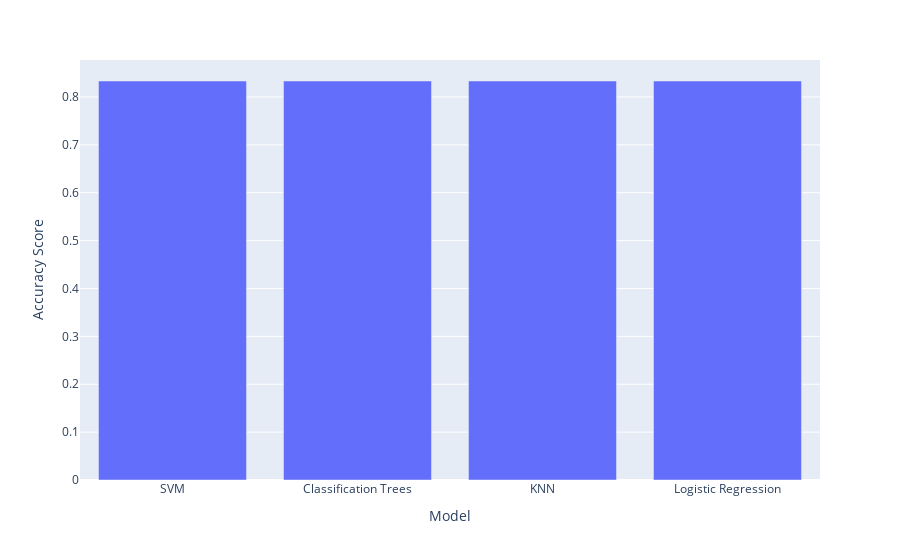

This figure's notebook cell:
### Code cell


### Figure 1 — Plotly figure (JSON) as saved in the notebook; plotly's stock layout.template omitted (floating-point values rounded to 4 significant figures)
{"data": [{"alignmentgroup": "True", "hovertemplate": "Model=%{x}<br>Accuracy Score=%{y}<extra></extra>", "legendgroup": "", "marker": {"color": "#636efa", "pattern": {"shape": ""}}, "name": "", "offsetgroup": "", "orientation": "v", "showlegend": false, "textposition": "auto", "type": "bar", "x": ["SVM", "Classification Trees", "KNN", "Logistic Regression"], "xaxis": "x", "y": [0.8333, 0.8333, 0.8333, 0.8333], "yaxis": "y"}], "layout": {"barmode": "relative", "legend": {"tracegroupgap": 0}, "margin": {"t": 60}, "xaxis": {"anchor": "y", "domain": [0, 1], "title": {"text": "Model"}}, "yaxis": {"anchor": "x", "domain": [0, 1], "title": {"text": "Accuracy Score"}}}}
